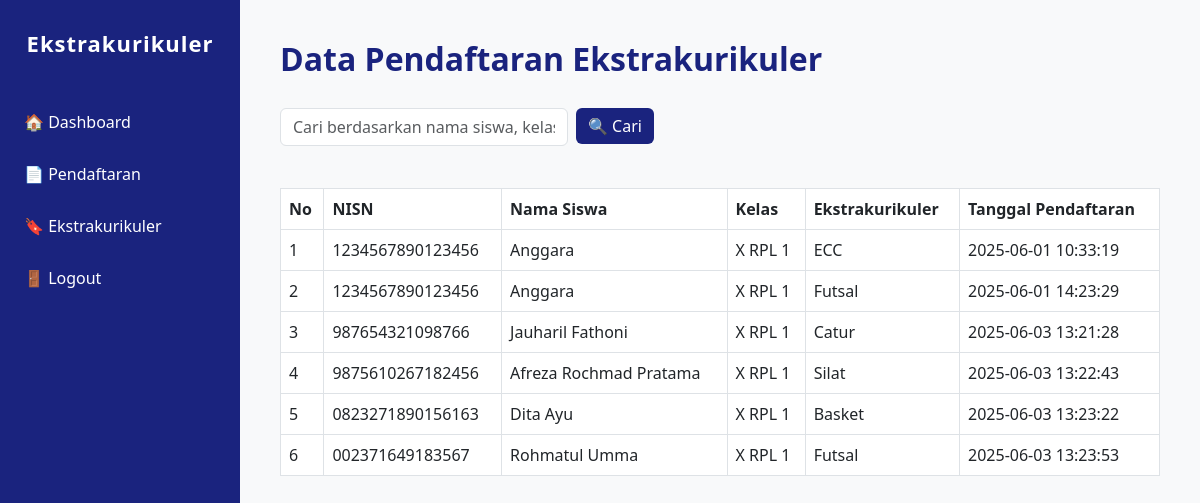
The app's page /admin/pendaftaran.php (signed in) with its own data.
### tables this page shows
CREATE TABLE `pendaftaran` (
  `id_pendaftaran` int NOT NULL,
  `nisn` varchar(16) NOT NULL,
  `nama_siswa` varchar(100) NOT NULL,
  `kelas` varchar(100) NOT NULL,
  `id_eskul` varchar(100) NOT NULL,
  `tgl_pendaftaran` timestamp NOT NULL DEFAULT CURRENT_TIMESTAMP
);

CREATE TABLE `eskul` (
  `id_eskul` varchar(4) NOT NULL,
  `nama_eskul` varchar(100) NOT NULL,
  `hari` varchar(50) NOT NULL,
  `jam` time NOT NULL
);

### admin/pendaftaran.php (the view, shortened to what this page needs)
<?php
require_once "database.php";
$keyword = isset($_GET['keyword']) ? $db->real_escape_string($_GET['keyword']) : "";
if (!empty($keyword)) {
    $sql =
    $sql = "SELECT pendaftaran.id_pendaftaran, pendaftaran.nama_siswa, pendaftaran.kelas, pendaftaran.tgl_pendaftaran, pendaftaran.nisn, eskul.nama_eskul FROM pendaftaran JOIN eskul on pendaftaran.id_eskul = eskul.id_eskul where nama_siswa LIKE '%$keyword%' OR kelas LIKE '%$keyword%' OR nama_eskul LIKE '%$keyword%'";
}
else {
    $sql = "SELECT pendaftaran.id_pendaftaran, pendaftaran.nama_siswa, pendaftaran.kelas, pendaftaran.tgl_pendaftaran, pendaftaran.nisn, eskul.nama_eskul FROM pendaftaran JOIN eskul on pendaftaran.id_eskul = eskul.id_eskul";
}
$tampil = $db->query($sql);
?>
<!DOCTYPE html>
<html lang="en">
<head>
  <link href="https://cdn.jsdelivr.net/npm/bootstrap@5.3.0/dist/css/bootstrap.min.css" rel="stylesheet" />
</head>
<body>
<div class="sidebar">
  <h3>Ekstrakurikuler</h3>
  <a href="index.php">🏠 Dashboard</a>
  <a href="pendaftaran.php">📄 Pendaftaran</a>
  <a href="eskul.php">🔖 Ekstrakurikuler</a>
  <a href="logout.php">🚪 Logout</a>
</div>
<div class="main-content">
  <h2>Data Pendaftaran Ekstrakurikuler</h2>
  <form action="" method="get" class="row g-2 mb-4">
    <div class="col-md-4">
      <input type="text" name="keyword" class="form-control" placeholder="Cari berdasarkan nama siswa, kelas atau ekstrakulikuler" value="<?= htmlspecialchars($keyword) ?>">
    </div>
    <div class="col-auto">
      <button type="submit" class="btn btn-primary btn-add">🔍 Cari</button>
    </div>
  </form>
  <table class="table table-bordered">
    <thead>
      <tr>
        <th>No</th>
        <th>NISN</th>
        <th>Nama Siswa</th>
        <th>Kelas</th>
        <th>Ekstrakurikuler</th>
        <th>Tanggal Pendaftaran</th>
      </tr>
    </thead>
    <tbody>
    <?php $no = 1; while($row = $tampil->fetch_assoc()): ?>
      <tr>
        <td><?= $no++ ?></td>
        <td><?= $row['nisn'] ?></td>
        <td><?= $row['nama_siswa'] ?></td>
        <td><?= $row['kelas'] ?></td>
        <td><?= $row['nama_eskul'] ?></td>
        <td><?= $row['tgl_pendaftaran'] ?></td>
      </tr>
    <?php endwhile; ?>
    </tbody>
  </table>
</div>
</body>
</html>

### admin/pendaftaran.php (style rules this page uses)
:root { --main-color: #1A237E; }
body { margin: 0; font-family: 'Segoe UI', Tahoma, Geneva, Verdana, sans-serif; background-color: #f8f9fa; }
.sidebar { position: fixed; width: 240px; height: 100vh; background-color: var(--main-color); color: white; padding-top: 30px; }
.sidebar h3 { text-align: center; margin-bottom: 40px; font-weight: bold; font-size: 22px; letter-spacing: 1px; }
.sidebar a { display: block; padding: 14px 24px; color: white; text-decoration: none; font-size: 16px; }
.main-content { margin-left: 240px; padding: 40px; }
h2 { color: var(--main-color); font-weight: bold; margin-bottom: 30px; }
.btn-add { background-color: var(--main-color); border: none; margin-bottom: 20px; }
table { width: 100%; }
thead { background-color: var(--main-color); color: white; }
tbody tr:nth-child(even) { background-color: #f2f2f2; }

### records on screen
pendaftaran: nisn "1234567890123456", nama_siswa "Anggara", kelas "X RPL 1", id_eskul.nama_eskul "ECC", tgl_pendaftaran "2025-06-01 10:33:19"
pendaftaran: nisn "1234567890123456", nama_siswa "Anggara", kelas "X RPL 1", id_eskul.nama_eskul "Futsal", tgl_pendaftaran "2025-06-01 14:23:29"
pendaftaran: nisn "987654321098766", nama_siswa "Jauharil Fathoni", kelas "X RPL 1", id_eskul.nama_eskul "Catur", tgl_pendaftaran "2025-06-03 13:21:28"
pendaftaran: nisn "9875610267182456", nama_siswa "Afreza Rochmad Pratama", kelas "X RPL 1", id_eskul.nama_eskul "Silat", tgl_pendaftaran "2025-06-03 13:22:43"
pendaftaran: nisn "0823271890156163", nama_siswa "Dita Ayu", kelas "X RPL 1", id_eskul.nama_eskul "Basket", tgl_pendaftaran "2025-06-03 13:23:22"
pendaftaran: nisn "002371649183567", nama_siswa "Rohmatul Umma", kelas "X RPL 1", id_eskul.nama_eskul "Futsal", tgl_pendaftaran "2025-06-03 13:23:53"
